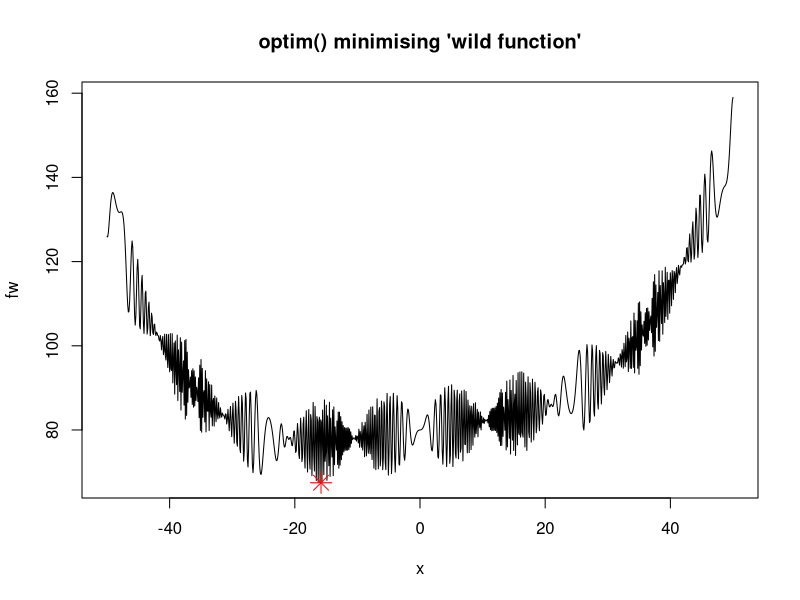
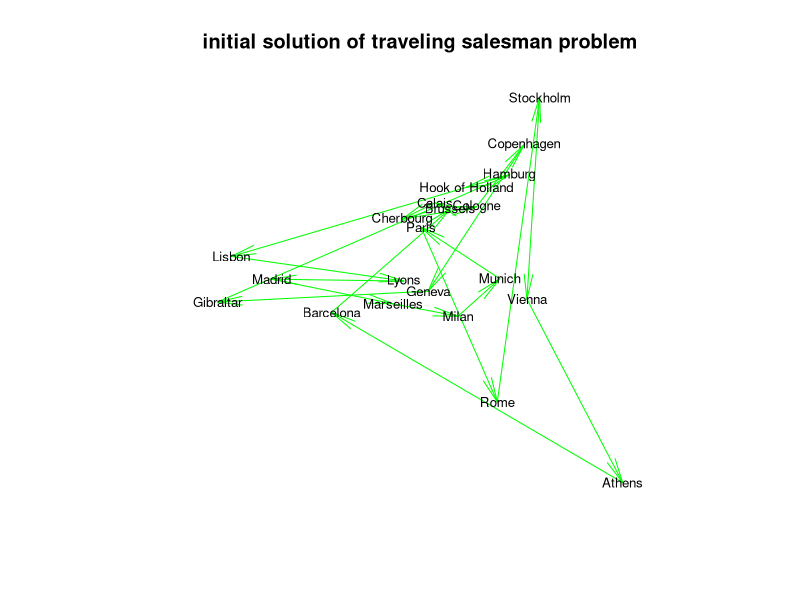
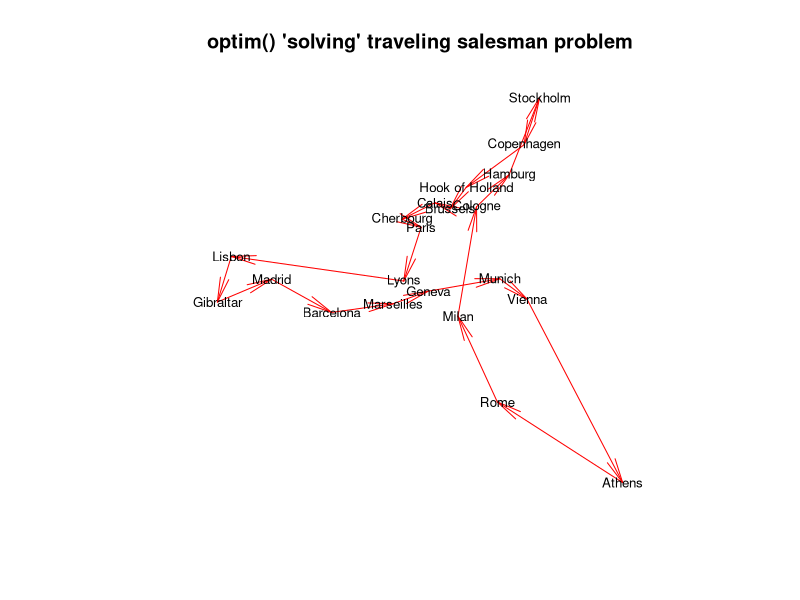

The R source for these figures, in order:
require(graphics)

fr <- function(x) {   ## Rosenbrock Banana function
    x1 <- x[1]
    x2 <- x[2]
    100 * (x2 - x1 * x1)^2 + (1 - x1)^2
}
grr <- function(x) { ## Gradient of 'fr'
    x1 <- x[1]
    x2 <- x[2]
    c(-400 * x1 * (x2 - x1 * x1) - 2 * (1 - x1),
       200 *      (x2 - x1 * x1))
}
optim(c(-1.2,1), fr)
(res <- optim(c(-1.2,1), fr, grr, method = "BFGS"))
optimHess(res$par, fr, grr)
optim(c(-1.2,1), fr, NULL, method = "BFGS", hessian = TRUE)
## These do not converge in the default number of steps
optim(c(-1.2,1), fr, grr, method = "CG")
optim(c(-1.2,1), fr, grr, method = "CG", control = list(type = 2))
optim(c(-1.2,1), fr, grr, method = "L-BFGS-B")

flb <- function(x)
    { p <- length(x); sum(c(1, rep(4, p-1)) * (x - c(1, x[-p])^2)^2) }
## 25-dimensional box constrained
optim(rep(3, 25), flb, NULL, method = "L-BFGS-B",
      lower = rep(2, 25), upper = rep(4, 25)) # par[24] is *not* at boundary

## "wild" function , global minimum at about -15.81515
fw <- function (x)
    10*sin(0.3*x)*sin(1.3*x^2) + 0.00001*x^4 + 0.2*x+80
plot(fw, -50, 50, n = 1000, main = "optim() minimising 'wild function'")

res <- optim(50, fw, method = "SANN",
             control = list(maxit = 20000, temp = 20, parscale = 20))
res
## Now improve locally {typically only by a small bit}:
(r2 <- optim(res$par, fw, method = "BFGS"))
points(r2$par, r2$value, pch = 8, col = "red", cex = 2)

## Combinatorial optimization: Traveling salesman problem
library(stats) # normally loaded

eurodistmat <- as.matrix(eurodist)

distance <- function(sq) {  # Target function
    sq2 <- embed(sq, 2)
    sum(eurodistmat[cbind(sq2[,2], sq2[,1])])
}

genseq <- function(sq) {  # Generate new candidate sequence
    idx <- seq(2, NROW(eurodistmat)-1)
    changepoints <- sample(idx, size = 2, replace = FALSE)
    tmp <- sq[changepoints[1]]
    sq[changepoints[1]] <- sq[changepoints[2]]
    sq[changepoints[2]] <- tmp
    sq
}

sq <- c(1:nrow(eurodistmat), 1)  # Initial sequence: alphabetic
distance(sq)
# rotate for conventional orientation
loc <- -cmdscale(eurodist, add = TRUE)$points
x <- loc[,1]; y <- loc[,2]
s <- seq_len(nrow(eurodistmat))
tspinit <- loc[sq,]

plot(x, y, type = "n", asp = 1, xlab = "", ylab = "",
     main = "initial solution of traveling salesman problem", axes = FALSE)
arrows(tspinit[s,1], tspinit[s,2], tspinit[s+1,1], tspinit[s+1,2],
       angle = 10, col = "green")
text(x, y, labels(eurodist), cex = 0.8)

set.seed(123) # chosen to get a good soln relatively quickly
res <- optim(sq, distance, genseq, method = "SANN",
             control = list(maxit = 30000, temp = 2000, trace = TRUE,
                            REPORT = 500))
res  # Near optimum distance around 12842

tspres <- loc[res$par,]
plot(x, y, type = "n", asp = 1, xlab = "", ylab = "",
     main = "optim() 'solving' traveling salesman problem", axes = FALSE)
arrows(tspres[s,1], tspres[s,2], tspres[s+1,1], tspres[s+1,2],
       angle = 10, col = "red")
text(x, y, labels(eurodist), cex = 0.8)
